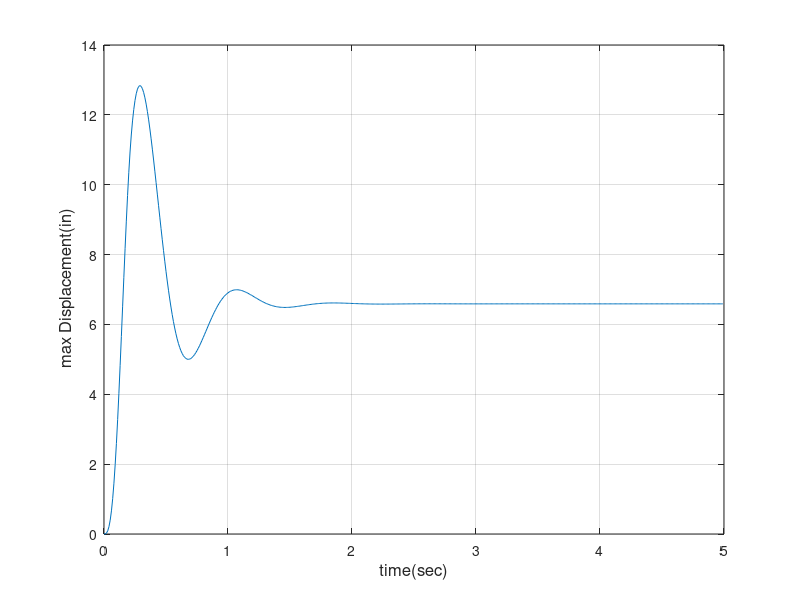

This figure's MATLAB source:
clc
clear all

m=4000/386.22
k=800
W_n=sqrt(k/m)
kisay=0.4
c=2*m*W_n*kisay
L=3 %in
V=10*1.466
fy=5000
beta=1/6;
gama=1/2;

%%%%%%%%%%%%%%%%%%%%%%%%%%%%%%%%%%%%%%%%%%%%%%%%%%%%%%%%%%%%
n=500;
t_total=5
t_d=L/V
delta_t=t_total./n;

%%%%%%%%%%%%%%%%%%%%%%%%%%%%%%%%%%%%%%%%%%%%%%%%%%%%%%%%%%%%
u=zeros(1,n);
udot=zeros(1,n);
uddot=zeros(1,n);
t=zeros(1,n);
k=zeros(1,n);
fs=zeros(1,n);
 a=m/(beta*delta_t^2)+(c*gama/(beta*delta_t));
a1=((m/(beta*delta_t))+gama*c/beta);
a2=(gama*c*delta_t/(2*beta))+(0.5*m/beta)-c*delta_t;

for i=1:n-1
    j=i+1;
    t(1,j)=t(1,i)+delta_t;
    if abs(fs(1,i))>5000
        k(1,i)=0.0001;
    else
        k(1,i)=800;   
    end
       k_hat=k(1,i)+a1;
       if t(1,i)<t_d
          p(1,j)=m.*6.*((pi.^2)/(t_d.^2)).*sin((pi./t_d).*t(1,j));
       else
          p(1,j)=0;
       end
       k_hat(1,i)=k(1,i)+a;
       delta_U(1,i)=(p(1,j)-p(1,i)+a1*udot(1,i)+a2*uddot(1,i))/k_hat(1,i);
       delta_Udot(1,i)=(1-0.5*gama/beta)*delta_t*uddot(1,i)+(gama/(beta*delta_t))*delta_U(1,i)-gama*udot(1,i)/beta;
       delta_Uddot(1,i)=(1/(beta*(delta_t^2)))*delta_U(1,i)-(1/(beta*delta_t))*udot(1,i)-0.5*uddot(1,i)/beta;
       u(1,j)=u(1,i)+delta_U(1,i);
       udot(1,j)=delta_Udot(1,i)+udot(1,i);
       fs(1,j)=fs(1,i)+k(1,i)*delta_U(1,i);
   if fs(1,j)>fy
       fs(1,j)=fy;
   elseif fs(1,j)<-fy
       fs(1,j)=-fy;
   end
    uddot(1,j)=(p(1,j)-c*udot(1,j)-fs(1,j))/m;
end
plot(t,u);grid on; hold on
xlabel('time(sec)','FontSize',12);
ylabel(' max Displacement(in)','FontSize',12);



